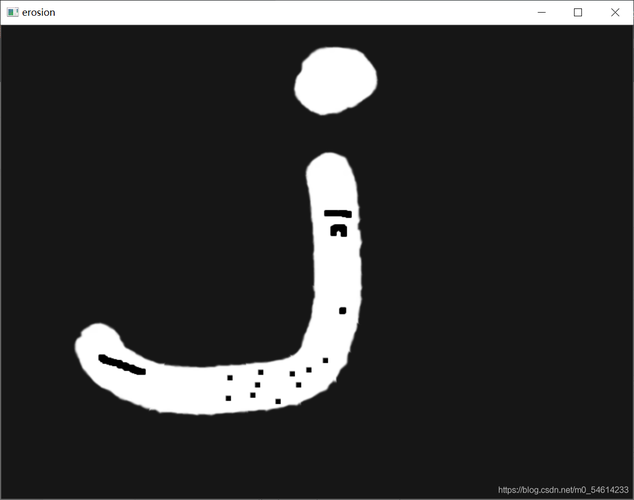
#> input picture images/ceshi01.jpeg, 634 x 500 px
$ python '图片膨胀.py'
#> lines starting #> are read from the running program, lines starting #| are printed output that depends on the picture
import cv2
import numpy as np

img = cv2.imread('images/ceshi01.jpeg')
#> img is the input picture: shape (500, 634, 3); mean B, G, R 52.3, 52.3, 52.3
# 定义膨胀参数
k = np.ones((5, 5), np.uint8)
# 膨胀次数
num = 2
# 膨胀操作
e_img = cv2.dilate(img, k, iterations=num)
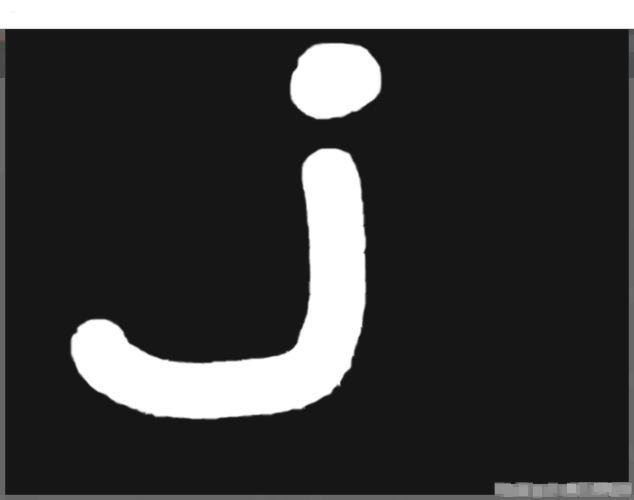
#> e_img: shape (500, 634, 3); mean B, G, R 62, 62, 62
cv2.imshow('img', img)
cv2.imshow('E', e_img)
cv2.waitKey(0)
cv2.destroyAllWindows()
